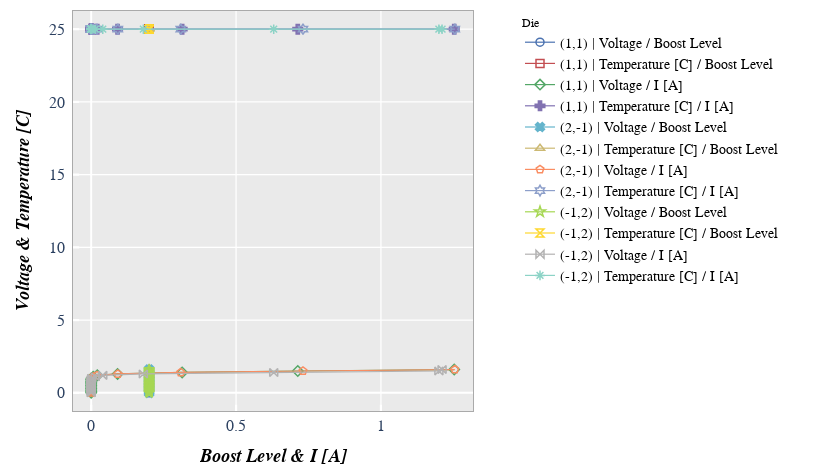

Source (notebook cell):
### Markdown cell above
### Multiple x & y values

### Code cell
fcp.plot(df_xy, x=['Boost Level', 'I [A]'], y=['Voltage', 'Temperature [C]'], legend='Die',
         filter='Substrate=="Si" & Target Wavelength==450 & Boost Level==0.2 & Temperature [C]==25')

### Figure 1 — Plotly figure (JSON) as saved in the notebook; plotly's stock layout.template omitted (floating-point values rounded to 4 significant figures)
{"data": [{"line": {"width": 1.2}, "marker": {"color": "#4b72b0", "line": {"color": "#4b72b0", "width": 1.5}, "size": 8, "symbol": "circle-open"}, "mode": "lines+markers", "name": "(1,1) | Voltage / Boost Level", "showlegend": true, "type": "scatter", "x": [0.2, 0.2, 0.2, 0.2, 0.2, 0.2, 0.2, 0.2, 0.2, 0.2, 0.2, 0.2, 0.2, 0.2, 0.2, 0.2, 0.2], "xaxis": "x", "y": [0.0, 0.1, 0.2, 0.3, 0.4, 0.5, 0.6, 0.7, 0.8, 0.9, 1.0, 1.1, 1.2, 1.3, 1.4, 1.5, 1.6], "yaxis": "y"}, {"line": {"width": 1.2}, "marker": {"color": "#c34e52", "line": {"color": "#c34e52", "width": 1.5}, "size": 8, "symbol": "square-open"}, "mode": "lines+markers", "name": "(1,1) | Temperature [C] / Boost Level", "showlegend": true, "type": "scatter", "x": [0.2, 0.2, 0.2, 0.2, 0.2, 0.2, 0.2, 0.2, 0.2, 0.2, 0.2, 0.2, 0.2, 0.2, 0.2, 0.2, 0.2], "xaxis": "x", "y": [25.0, 25.0, 25.0, 25.0, 25.0, 25.0, 25.0, 25.0, 25.0, 25.0, 25.0, 25.0, 25.0, 25.0, 25.0, 25.0, 25.0], "yaxis": "y"}, {"line": {"width": 1.2}, "marker": {"color": "#54a767", "line": {"color": "#54a767", "width": 1.5}, "size": 8, "symbol": "diamond-open"}, "mode": "lines+markers", "name": "(1,1) | Voltage / I [A]", "showlegend": true, "type": "scatter", "x": [0.0, 0.0, 0.0, 0.0, 0.0, 0.0, 0.0, 0.0, 0.0, 0.0, 0.001, 0.007, 0.021, 0.091, 0.314, 0.713, 1.253], "xaxis": "x", "y": [0.0, 0.1, 0.2, 0.3, 0.4, 0.5, 0.6, 0.7, 0.8, 0.9, 1.0, 1.1, 1.2, 1.3, 1.4, 1.5, 1.6], "yaxis": "y"}, {"line": {"width": 1.2}, "marker": {"color": "#8172b1", "line": {"color": "#8172b1", "width": 1.5}, "size": 8, "symbol": "cross"}, "mode": "lines+markers", "name": "(1,1) | Temperature [C] / I [A]", "showlegend": true, "type": "scatter", "x": [0.0, 0.0, 0.0, 0.0, 0.0, 0.0, 0.0, 0.0, 0.0, 0.0, 0.001, 0.007, 0.021, 0.091, 0.314, 0.713, 1.253], "xaxis": "x", "y": [25.0, 25.0, 25.0, 25.0, 25.0, 25.0, 25.0, 25.0, 25.0, 25.0, 25.0, 25.0, 25.0, 25.0, 25.0, 25.0, 25.0], "yaxis": "y"}, {"line": {"width": 1.2}, "marker": {"color": "#64b4cc", "line": {"color": "#64b4cc", "width": 1.5}, "size": 8, "symbol": "x"}, "mode": "lines+markers", "name": "(2,-1) | Voltage / Boost Level", "showlegend": true, "type": "scatter", "x": [0.2, 0.2, 0.2, 0.2, 0.2, 0.2, 0.2, 0.2, 0.2, 0.2, 0.2, 0.2, 0.2, 0.2, 0.2, 0.2, 0.2], "xaxis": "x", "y": [0.0, 0.1, 0.2, 0.3, 0.4, 0.5, 0.6, 0.7, 0.8, 0.9, 1.0, 1.1, 1.2, 1.3, 1.4, 1.5, 1.6], "yaxis": "y"}, {"line": {"width": 1.2}, "marker": {"color": "#ccb973", "line": {"color": "#ccb973", "width": 1.5}, "size": 8, "symbol": "triangle-up-open"}, "mode": "lines+markers", "name": "(2,-1) | Temperature [C] / Boost Level", "showlegend": true, "type": "scatter", "x": [0.2, 0.2, 0.2, 0.2, 0.2, 0.2, 0.2, 0.2, 0.2, 0.2, 0.2, 0.2, 0.2, 0.2, 0.2, 0.2, 0.2], "xaxis": "x", "y": [25.0, 25.0, 25.0, 25.0, 25.0, 25.0, 25.0, 25.0, 25.0, 25.0, 25.0, 25.0, 25.0, 25.0, 25.0, 25.0, 25.0], "yaxis": "y"}, {"line": {"width": 1.2}, "marker": {"color": "#fa8d62", "line": {"color": "#fa8d62", "width": 1.5}, "size": 8, "symbol": "pentagon-open"}, "mode": "lines+markers", "name": "(2,-1) | Voltage / I [A]", "showlegend": true, "type": "scatter", "x": [0.0, 0.0, 0.0, 0.0, 0.0, 0.0, 0.0, 0.0, 0.0, 0.0, 0.001, 0.007, 0.02, 0.092, 0.309, 0.731, 1.255], "xaxis": "x", "y": [0.0, 0.1, 0.2, 0.3, 0.4, 0.5, 0.6, 0.7, 0.8, 0.9, 1.0, 1.1, 1.2, 1.3, 1.4, 1.5, 1.6], "yaxis": "y"}, {"line": {"width": 1.2}, "marker": {"color": "#8d9fca", "line": {"color": "#8d9fca", "width": 1.5}, "size": 8, "symbol": "hexagram-open"}, "mode": "lines+markers", "name": "(2,-1) | Temperature [C] / I [A]", "showlegend": true, "type": "scatter", "x": [0.0, 0.0, 0.0, 0.0, 0.0, 0.0, 0.0, 0.0, 0.0, 0.0, 0.001, 0.007, 0.02, 0.092, 0.309, 0.731, 1.255], "xaxis": "x", "y": [25.0, 25.0, 25.0, 25.0, 25.0, 25.0, 25.0, 25.0, 25.0, 25.0, 25.0, 25.0, 25.0, 25.0, 25.0, 25.0, 25.0], "yaxis": "y"}, {"line": {"width": 1.2}, "marker": {"color": "#a6d753", "line": {"color": "#a6d753", "width": 1.5}, "size": 8, "symbol": "star-open"}, "mode": "lines+markers", "name": "(-1,2) | Voltage / Boost Level", "showlegend": true, "type": "scatter", "x": [0.2, 0.2, 0.2, 0.2, 0.2, 0.2, 0.2, 0.2, 0.2, 0.2, 0.2, 0.2, 0.2, 0.2, 0.2, 0.2, 0.2], "xaxis": "x", "y": [0.0, 0.1, 0.2, 0.3, 0.4, 0.5, 0.6, 0.7, 0.8, 0.9, 1.0, 1.1, 1.2, 1.3, 1.4, 1.5, 1.6], "yaxis": "y"}, {"line": {"width": 1.2}, "marker": {"color": "#fed82f", "line": {"color": "#fed82f", "width": 1.5}, "size": 8, "symbol": "hourglass-open"}, "mode": "lines+markers", "name": "(-1,2) | Temperature [C] / Boost Level", "showlegend": true, "type": "scatter", "x": [0.2, 0.2, 0.2, 0.2, 0.2, 0.2, 0.2, 0.2, 0.2, 0.2, 0.2, 0.2, 0.2, 0.2, 0.2, 0.2, 0.2], "xaxis": "x", "y": [25.0, 25.0, 25.0, 25.0, 25.0, 25.0, 25.0, 25.0, 25.0, 25.0, 25.0, 25.0, 25.0, 25.0, 25.0, 25.0, 25.0], "yaxis": "y"}, {"line": {"width": 1.2}, "marker": {"color": "#b3b2b2", "line": {"color": "#b3b2b2", "width": 1.5}, "size": 8, "symbol": "bowtie-open"}, "mode": "lines+markers", "name": "(-1,2) | Voltage / I [A]", "showlegend": true, "type": "scatter", "x": [0.0, 0.0, 0.0, 0.0, 0.0, 0.0, 0.0, 0.0, 0.0, 0.0, 0.002, 0.014, 0.04, 0.18, 0.63, 1.2, 1.211], "xaxis": "x", "y": [0.0, 0.1, 0.2, 0.3, 0.4, 0.5, 0.6, 0.7, 0.8, 0.9, 1.0, 1.1, 1.2, 1.3, 1.4, 1.5, 1.6], "yaxis": "y"}, {"line": {"width": 1.2}, "marker": {"color": "#8cd3c6", "line": {"color": "#8cd3c6", "width": 1.5}, "size": 8, "symbol": "asterisk"}, "mode": "lines+markers", "name": "(-1,2) | Temperature [C] / I [A]", "showlegend": true, "type": "scatter", "x": [0.0, 0.0, 0.0, 0.0, 0.0, 0.0, 0.0, 0.0, 0.0, 0.0, 0.002, 0.014, 0.04, 0.18, 0.63, 1.2, 1.211], "xaxis": "x", "y": [25.0, 25.0, 25.0, 25.0, 25.0, 25.0, 25.0, 25.0, 25.0, 25.0, 25.0, 25.0, 25.0, 25.0, 25.0, 25.0, 25.0], "yaxis": "y"}], "layout": {"autosize": true, "height": 476, "legend": {"bgcolor": "#ffffff", "bordercolor": "#ffffff", "borderwidth": 1, "font": {"color": "black", "family": "sans-serif", "size": 14}, "itemwidth": 30, "title": {"font": {"family": "sans-serif", "size": 12}, "text": "Die"}, "traceorder": "normal", "x": 1.001, "xanchor": "right", "y": 1, "yanchor": "top"}, "margin": {"b": 64, "l": 73, "r": 36, "t": 10}, "modebar": {"bgcolor": "#ffffff", "orientation": "v"}, "paper_bgcolor": "#ffffff", "plot_bgcolor": "#eaeaea", "showlegend": true, "title": {"x": 0.5415, "y": 0.9748}, "width": 819, "xaxis": {"anchor": "y", "domain": [0, 0.5634], "gridcolor": "#ffffff", "griddash": "solid", "gridwidth": 1.3, "linecolor": "#aaaaaa", "linewidth": 1, "mirror": true, "range": [-0.06275, 1.318], "showline": true, "showticklabels": true, "tickcolor": "#ffffff", "tickfont": {"family": "sans-serif", "size": 16}, "ticklen": 6.2, "ticks": "inside", "tickwidth": 2.2, "title": {"font": {"color": "#000000", "family": "sans-serif", "size": 18}, "standoff": 15, "text": "<i><b>Boost Level & I [A]</b></i>"}}, "yaxis": {"anchor": "x", "domain": [0.002488, 0.9975], "gridcolor": "#ffffff", "griddash": "solid", "gridwidth": 1.3, "linecolor": "#aaaaaa", "linewidth": 1, "mirror": true, "range": [-1.25, 26.25], "showline": true, "showticklabels": true, "tickcolor": "#ffffff", "tickfont": {"family": "sans-serif", "size": 16}, "ticklen": 6.2, "ticks": "inside", "ticksuffix": " ", "tickwidth": 2.2, "title": {"font": {"color": "#000000", "family": "sans-serif", "size": 18}, "standoff": 15, "text": "<i><b>Voltage & Temperature [C]</b></i>"}}}}
